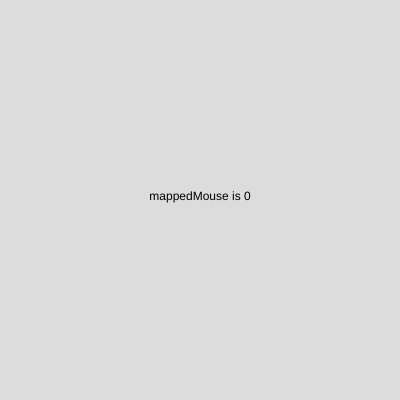
Frame 1 (no input)
Frame 60 (no input): identical to frame 1, image omitted
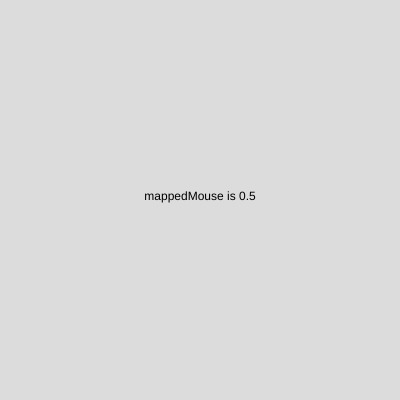
Frame 120 (the mouse pressed at the canvas centre since frame 60)

The p5.js sketch that drew these frames (run headless with seeded random() and noise() and a simulated clock; from frame 60 on, the mouse is pressed at the canvas centre):

// p5.js sketch
// ── sketch.js
function setup() {
  createCanvas(400, 400);
  textAlign(CENTER);
}

function draw() {
  background(220);
  // mouseX ranges from 0 to width ⟶ remap to 0 to 1
  var mappedMouse = map(mouseX, 0, width, 0, 1);
  text("mappedMouse is " + mappedMouse, width / 2, height / 2);
}
